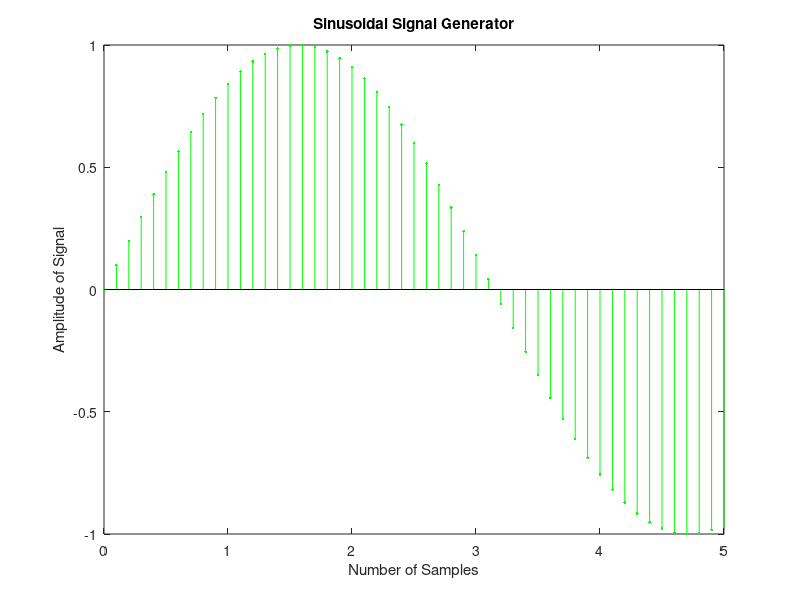

Recreate this plot in MATLAB.
clear all;                                        %Clear all the Memory
clc;                                              %Clear all the Workspace Code
disp('SinuSoidal Graphical Representaion')        %Display the Text
NumberofSamples=input('Enter Number of Samples'); %Input No of Samples to be plot on X-Axis
SampleArray=0:0.1:NumberofSamples;                %Creating and Array for X-Axis Starting From 0 to NumberofSamples difference of 0.1;
SineWave=sin(SampleArray);                        %Sine Function                
figure,stem(SampleArray,SineWave,'.g');           %Displaying the Data Points on Stem Graph
xlabel('Number of Samples');                      %Displaying the Xlabel of the Graph
ylabel('Amplitude of Signal');                    %Displaying the Ylabel of the Graph
title('Sinusoidal Signal Generator');             %Displaying the Titel of the Graph
